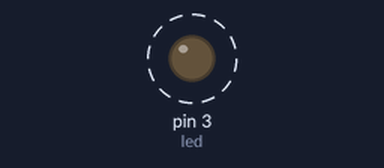
The sketch below on a simulated Arduino Uno, built with avr-gcc and run on an emulated ATmega328P. On the bench: output pins drawn as LEDs (lit = HIGH). Dashed ring = blinking. What the sketch prints to the serial monitor is not drawn.

Above: at 0.5 s.
Timing chart, 0 to 4.6 s (numbered marks = the images above):
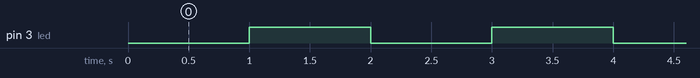

The sketch:

led_blynking_digital_pins.ino
```cpp
//Led blynking using digital pins

#define led 3

void setup() {
  pinMode(led,OUTPUT);
  Serial.begin(9600);
}

void loop() {
  digitalWrite(led,LOW);
  Serial.println("HIGH");
  delay(1000);
  digitalWrite(led,HIGH);
  Serial.println("LOW");
  delay(1000);

}
```

Measured:
- by itself, pin 3 (led): alternates HIGH for 1.0 s and LOW for 1.0 s
